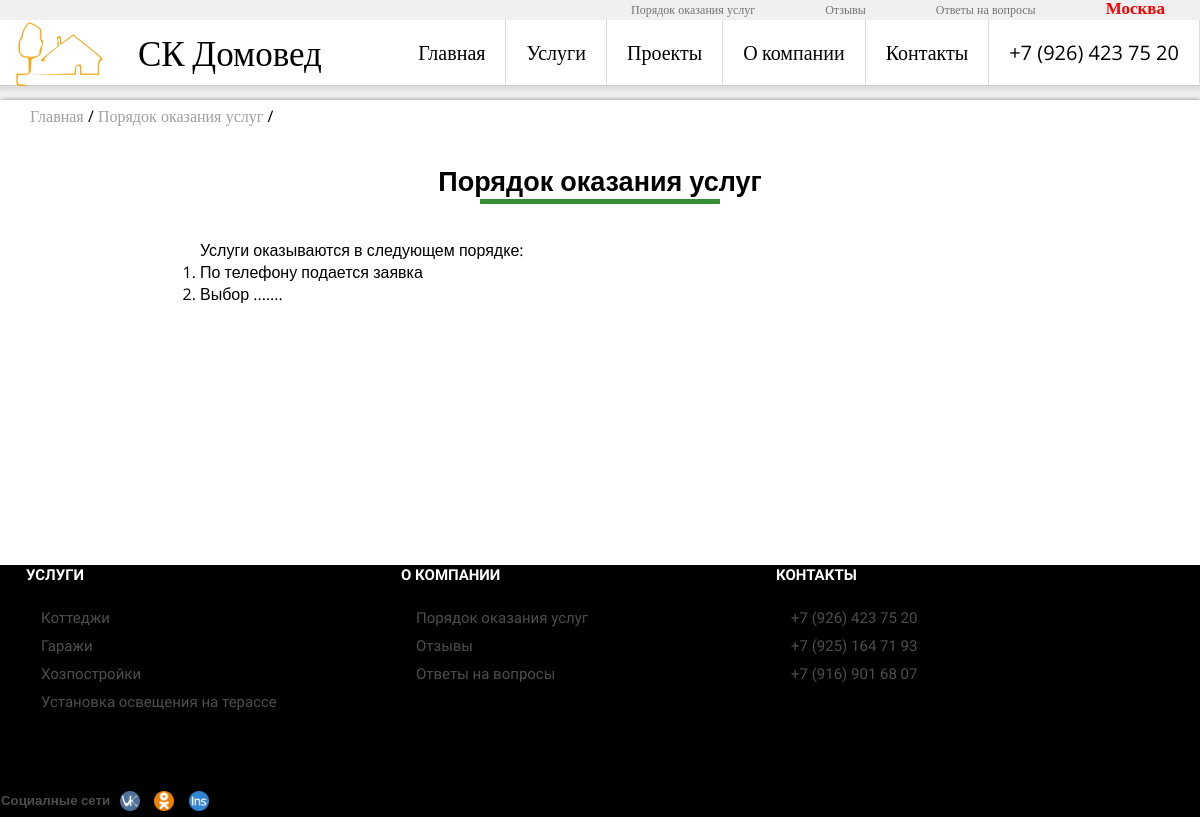
Screenshot of /procedure-provision-serv/ with the database file from the repository.
### good/models.py (models this page shows)
class AboutSite(models.Model):
        title=models.CharField(verbose_name="Title", default="Title", max_length=180)
        url=models.CharField(verbose_name="URL",default="aboutcompany",max_length=25)
        metaDescription=models.CharField(default="Title", max_length=180)
        keywords = models.CharField(max_length=180, blank=True, null=True)
        text=models.TextField(default=" ",verbose_name="Текст")
        class Meta:
            verbose_name="Page"
            verbose_name_plural="Pages"

### service/models.py (models this page shows, shortened)
class BaseCategory(models.Model):
        name = models.CharField(default="Название категории/услуги", max_length=50, verbose_name="Название категории/услуги")
        title= models.CharField(default="Заголовок страницы!", max_length=80,verbose_name="Title")
        boolVisible = models.BooleanField(default=False, verbose_name="Опубликовать")
        metaDescription = models.CharField(default="Категория", max_length=50, verbose_name="meta Description")
        keywords = models.CharField(max_length=180, blank=True, null=True)
        boolShowOnMain = models.BooleanField(default=False, verbose_name="Публиковать вместе с категориями")
        slug = models.CharField(unique=True,max_length=200)
        class Meta:
            abstract = True

class Category(BaseCategory):
    description=models.CharField(default="", max_length=300,verbose_name="Описание")
    boolShowOnMain = models.BooleanField(default=False, verbose_name="Публиковать вместе с категориями")
    image = models.ImageField(upload_to=make_upload_path,
                              blank=True,
                              default='',
                              verbose_name="Картинка")
    image_small = ImageSpecField(source='image',
                                 processors=[ResizeToFill(250, 250)],
                                 format='JPEG',
                                 options={'quality': 60})
    image_large = ImageSpecField(source='image',
                                 processors=[ResizeToFill(840, 500)],
                                 format='JPEG',
                                 options={'quality': 60})
    class Meta:
        verbose_name="Категория"
        verbose_name_plural="Категории"

class SubCategory(BaseCategory):
    category=models.ForeignKey(Category,default=1)
    description=models.TextField(default="",verbose_name="Комплектация")
    image = models.ImageField(upload_to=make_upload_path,
                              blank=True,
                              default='',
                              verbose_name="Картинка")
    image_small = ImageSpecField(source='image',
                                 processors=[ResizeToFill(250, 250)],
                                 format='JPEG',
                                 options={'quality': 60})
    image_middle = ImageSpecField(source='image',
                                 processors=[ResizeToFill(660, 500)],
                                 format='JPEG',
                                 options={'quality': 100})
    image_large = ImageSpecField(source='image',
                                 processors=[ResizeToFill(840, 500)],
                                 format='JPEG',
                                 options={'quality': 70})
    class Meta:
        verbose_name="Подкатегория"
        verbose_name_plural="Подкатегории"

### good/views.py (the view)
# urls.py: url(r'^(?P<url>[-\w]+)/$',infopage,name="infopage"),
def infopage(request,url):
   args={}
   page=AboutSite.objects.filter(url=url).first()
   args['page']=page
   if(args['page']==None):
       raise Http404
   args['Crops']=[[page.title,page.url]]
   return  render_to_response('InfoPage.html',args)

### good/templatetags/goodtags.py (called while the page is built)
@register.inclusion_tag('breadcrops.html')
def breadcrops(listing):
    url=''
    for cr in listing:
        url=url+'/'+cr[1]
        cr[1]=url
    crops=listing
    leng=len(crops)
    return {'crops':crops,'leng':leng}

### service/templatetags/servicetags.py (called while the page is built)
@register.inclusion_tag("footerListService.html")
def footerListService():
    args={}
    category=Category.objects.filter(boolVisible=True)[0:5]
    args['category']=category
    if category.count()<5:
        count=5-category.count()
        args['subcategory']=SubCategory.objects.filter(boolVisible=True, boolShowOnMain=True)[0:count]
    return args

### good/templates/InfoPage.html (shortened to what this page needs)
{% extends 'base.html' %}
{% block 'content' %}
    <div class="sectionIndex">
    <div class="titleName">
        <h1>{{ page.title }}
				<div class="linetitlename"></div>
			</h1>
    </div>
    <div class="listing">
        <div class="about">
               {{ page.text|safe }}
        </div>
    </div>
    </div>
        {% endblock %}

### good/templates/breadcrops.html
<div class="breadcrops">
  <ul>
    {% if leng%}
      <li><a href="/">Главная</a> / </li>
    {%endif%}
    {%for crops in crops%}
      <li><a href="{{crops.1}}/">{{crops.0}}</a> / </li>
    {%endfor%}
  </ul>
</div>

### service/templates/footerListService.html
{% for i in category %}
    <a href="{% url 'ServiceCategory' i.slug %}"><li>{{ i.name }}</li></a>
{% endfor %}
{% for i in subcategory %}
    <a href="{% url 'Services' i.category.slug i.slug %}"><li>{{ i.name }}</li></a>
{% endfor %}

### good/static/css/style2.css (style rules this page uses)
* { padding:0; margin: 0; }
a { color: black; text-decoration: none; font-family: 'Lora', serif; }
html { font-family: 'Open Sans', sans-serif; min-height: 100%; padding: 0px; position: relative; min-width:100%; background-color: rgba(149, 149, 149, 0.08); }
body { background-color: white; margin: auto; width: 1200px; min-height: 100%; border-radius: 4px!important; -webkit-box-shadow: 1px 1px 5px 1px rgba(0,0,0,0.5); box-shadow: 1px 1px 5px 1px rgba(0,0,0,0.5); }
footer ul li { font-family: 'Open Sans Condensed', sans-serif; font-size: 15px; list-style: none; margin-top: 10px; margin-left: 15px; color: rgba(113, 113, 113, 0.68); }
.sectionIndex { display: box; display: -ms-box; }
.breadcrops { padding-left: 30px; padding-top: 5px; }
.breadcrops ul { padding: 0; margin: 0; }
.breadcrops ul li { display: inline-block; list-style: none; }
.breadcrops>ul>li>a { text-decoration: none; color: rgba(65, 65, 65, 0.5); transition: 0.3s; }
.listing { max-width: 1200px; }
.listing::after { content:' '; clear: both; display: block; }
.titleName { width: 100%; margin: auto; }
.titleName>h2,.titleName>h1,.titleName>h3 { font-family: 'Open Sans', sans-serif; font-size: 27px; margin: 15px auto 35px auto; padding-top: 20px; text-align: center; }
.titleName .linetitlename { background-color: green; margin: auto; width: 20%; height: 5px; -webkit-transition: 1s; -o-transition: 1s; transition: 1s; background-color:#037203cc; }
.listing > .about { width: 800px; margin: auto; }

### rows the page displays
AboutSite: title "Порядок оказания услуг", title "Порядок оказания услуг", text "Услуги оказываются в следующем порядке: По телефону подается заявка Выбор ......."
Category: name "Коттеджи"
Category: name "Гаражи"
Category: name "Хозпостройки"
SubCategory: name "Установка освещения на терассе"
